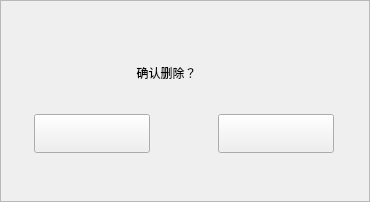
<?xml version="1.0" encoding="UTF-8"?>
<ui version="4.0">
 <class>deleteuser</class>
 <widget class="QWidget" name="deleteuser">
  <property name="geometry">
   <rect>
    <x>0</x>
    <y>0</y>
    <width>370</width>
    <height>202</height>
   </rect>
  </property>
  <property name="windowTitle">
   <string>deleteuser</string>
  </property>
  <property name="styleSheet">
   <string notr="true">#deleteuser{
background-image: url(:/userManage/image/userManage/pop/弹出框.png);
}</string>
  </property>
  <widget class="QFrame" name="frame">
   <property name="geometry">
    <rect>
     <x>0</x>
     <y>0</y>
     <width>370</width>
     <height>202</height>
    </rect>
   </property>
   <property name="styleSheet">
    <string notr="true">#frame{
border-image: url(:/userManage/image/userManage/cd.png);
}</string>
   </property>
   <property name="frameShape">
    <enum>QFrame::StyledPanel</enum>
   </property>
   <property name="frameShadow">
    <enum>QFrame::Raised</enum>
   </property>
   <widget class="QLabel" name="label_2">
    <property name="geometry">
     <rect>
      <x>130</x>
      <y>52</y>
      <width>111</width>
      <height>41</height>
     </rect>
    </property>
    <property name="styleSheet">
     <string notr="true">font: 14pt &quot;微软雅黑&quot;;
color: rgb(0, 0, 0);</string>
    </property>
    <property name="text">
     <string>  确认删除？</string>
    </property>
   </widget>
   <widget class="QPushButton" name="confirmBtn">
    <property name="geometry">
     <rect>
      <x>34</x>
      <y>114</y>
      <width>116</width>
      <height>39</height>
     </rect>
    </property>
    <property name="styleSheet">
     <string notr="true">QPushButton{
	border-image: url(:/userManage/image/userManage/btn_delete_normal_green.png);
}

QPushButton:hover{
    border-image: url(:/userManage/image/userManage/btn_delete_press_green.png);
}
</string>
    </property>
    <property name="text">
     <string/>
    </property>
   </widget>
   <widget class="QPushButton" name="concleBtn">
    <property name="geometry">
     <rect>
      <x>218</x>
      <y>114</y>
      <width>116</width>
      <height>39</height>
     </rect>
    </property>
    <property name="styleSheet">
     <string notr="true">QPushButton{
border-image: url(:/userManage/image/userManage/btn_cancel_normal.png);
}

QPushButton:hover{
border-image: url(:/userManage/image/userManage/btn_cancel_press.png);
}

</string>
    </property>
    <property name="text">
     <string/>
    </property>
   </widget>
  </widget>
 </widget>
 <layoutdefault spacing="6" margin="11"/>
 <resources>
  <include location="littlesun.qrc"/>
 </resources>
 <connections/>
</ui>
